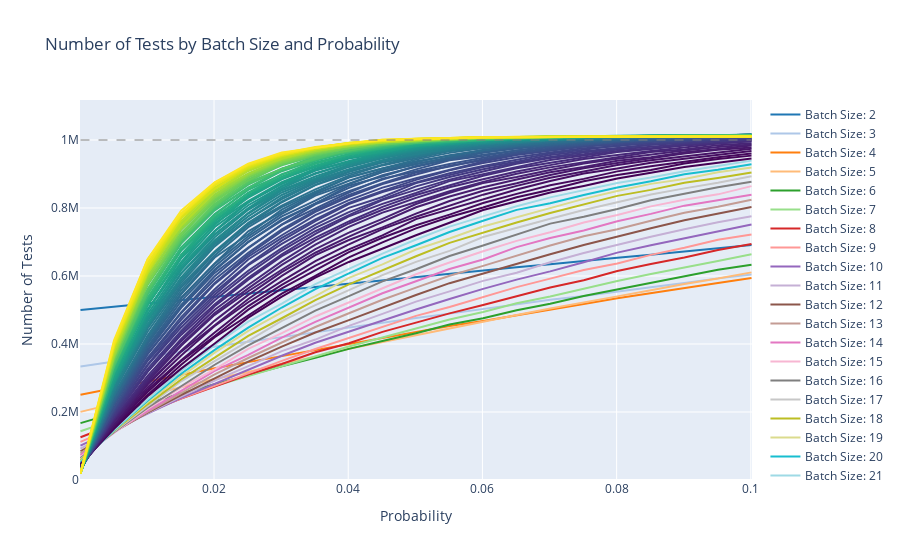

Notebook code for this chart:
### Code cell
sim_1_plotly = plot_interactive_monte_carlo(sim_1)
iplot(sim_1_plotly)
